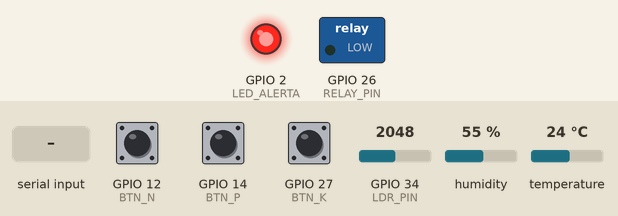
This sketch was run on a simulated ESP32. Parts: switched loads named in the sketch (green lamp = pin HIGH), output pins drawn as LEDs (lit = HIGH). The test bench sets the inputs (shaded band); at power-on: GPIO 12 (BTN_N) LOW, GPIO 14 (BTN_P) LOW, GPIO 27 (BTN_K) LOW, GPIO 34 (LDR_PIN) = 2048, humidity 55 %, temperature 24 °C. What the sketch prints to the serial monitor is not drawn.

Above: at 2.8 s.
2.9 s: GPIO 12 (BTN_N) pulled HIGH for 2.35 s
6.7 s: GPIO 14 (BTN_P) pulled HIGH for 2.35 s
10.5 s: GPIO 27 (BTN_K) pulled HIGH for 2.35 s
14.3 s: "CHUVA:\n" received over Serial
17.6 s: GPIO 12 (BTN_N) driven HIGH and GPIO 14 (BTN_P) driven HIGH
21.7 s: GPIO 27 (BTN_K) pulled HIGH for 2.35 s
Timing chart, 0 to 24.7 s (numbered marks = the images above; inputs shaded):
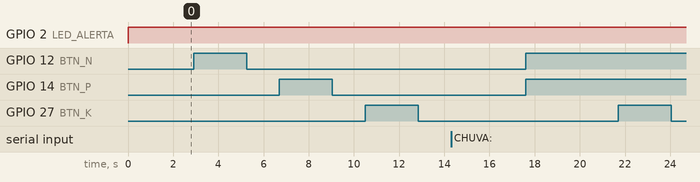

Measured:
- after the input at 2.9 s, every drawn part: stays the same
- after the input at 6.7 s, every drawn part: stays the same
- after the input at 10.5 s, every drawn part: stays the same
- after the input at 14.3 s, every drawn part: stays the same
- after the input at 17.6 s, every drawn part: stays the same
- after the input at 21.7 s, every drawn part: stays the same

The sketch:

sketch.ino
```cpp
#include <DHT.h>

#define BTN_N 12
#define BTN_P 14
#define BTN_K 27
#define LDR_PIN 34
#define DHT_PIN 15
#define RELAY_PIN 26
#define LED_ALERTA 2

DHT dht(DHT_PIN, DHT22);

const float PH_MIN = 6.0;
const float PH_MAX = 6.5;
const float UMIDADE_MIN = 60.0;
const float UMIDADE_MAX = 80.0;
const float CHUVA_LIMITE = 5.0;
const int NUTRIENTES_MINIMOS = 2;

bool bombaLigada = false;
float chuvaPrevista = 0;
String entradaSerial = "";

void setup() {
  Serial.begin(115200);
  dht.begin();

  pinMode(BTN_N, INPUT_PULLDOWN);
  pinMode(BTN_P, INPUT_PULLDOWN);
  pinMode(BTN_K, INPUT_PULLDOWN);
  pinMode(RELAY_PIN, OUTPUT);
  pinMode(LED_ALERTA, OUTPUT);

  digitalWrite(RELAY_PIN, LOW);
  digitalWrite(LED_ALERTA, LOW);

  Serial.println("Irrigacao inteligente - FarmTech (cultura: cafe)");
  Serial.println("Para simular previsao de chuva digite CHUVA:<mm>, ex: CHUVA:12");
}

void lerSerial() {
  while (Serial.available() > 0) {
    char c = Serial.read();
    if (c == '\n') {
      entradaSerial.trim();
      if (entradaSerial.startsWith("CHUVA:")) {
        chuvaPrevista = entradaSerial.substring(6).toFloat();
        Serial.print("Chuva prevista atualizada: ");
        Serial.print(chuvaPrevista);
        Serial.println(" mm");
      }
      entradaSerial = "";
    } else {
      entradaSerial += c;
    }
  }
}

void loop() {
  lerSerial();

  bool temN = digitalRead(BTN_N) == HIGH;
  bool temP = digitalRead(BTN_P) == HIGH;
  bool temK = digitalRead(BTN_K) == HIGH;
  int nutrientes = temN + temP + temK;
  bool nutrientesOk = nutrientes >= NUTRIENTES_MINIMOS;

  int leituraLdr = analogRead(LDR_PIN);
  float ph = leituraLdr / 4095.0 * 14.0;

  float umidade = dht.readHumidity();
  bool leituraOk = !isnan(umidade);

  bool phForaDaFaixa = ph < PH_MIN || ph > PH_MAX;
  bool vaiChover = chuvaPrevista >= CHUVA_LIMITE;

  if (leituraOk) {
    if (phForaDaFaixa) {
      bombaLigada = false;
      digitalWrite(LED_ALERTA, HIGH);
    } else {
      digitalWrite(LED_ALERTA, LOW);

      if (vaiChover || !nutrientesOk) {
        bombaLigada = false;
      } else if (umidade < UMIDADE_MIN) {
        bombaLigada = true;
      } else if (umidade >= UMIDADE_MAX) {
        bombaLigada = false;
      }
    }
  }

  digitalWrite(RELAY_PIN, bombaLigada ? HIGH : LOW);

  Serial.println("----------------------------");
  Serial.print("N: "); Serial.print(temN ? "ok" : "falta");
  Serial.print(" | P: "); Serial.print(temP ? "ok" : "falta");
  Serial.print(" | K: "); Serial.println(temK ? "ok" : "falta");

  if (!nutrientesOk) {
    Serial.println("Aviso: nutrientes insuficientes (minimo 2 de 3), irrigacao bloqueada.");
  }

  Serial.print("pH: "); Serial.println(ph, 2);
  if (phForaDaFaixa) {
    Serial.println("Alerta: pH fora da faixa do cafe (6.0 a 6.5)!");
  }

  if (leituraOk) {
    Serial.print("Umidade: "); Serial.print(umidade, 1); Serial.println("%");
  } else {
    Serial.println("Erro ao ler o DHT22.");
  }

  Serial.print("Chuva prevista: "); Serial.print(chuvaPrevista); Serial.println(" mm");
  Serial.print("Bomba: "); Serial.println(bombaLigada ? "LIGADA" : "DESLIGADA");

  delay(2000);
}
```
